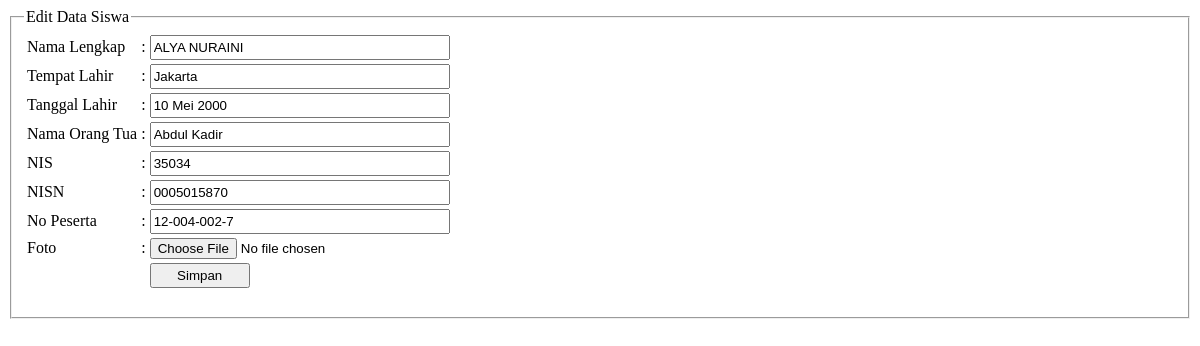
The page /admin/data_s/d_esiswa.php?nisn=0005015870 on the database its author committed.
### tables this page shows
CREATE TABLE `t_ld_siswa`  (
  `nama` varchar(60) NOT NULL,
  `t_lahir` varchar(40) NOT NULL,
  `tgl_lhr` varchar(40) NOT NULL,
  `n_ortu` varchar(40) NOT NULL,
  `nis` varchar(40) NOT NULL,
  `nisn` varchar(40) NOT NULL,
  `no_pes` varchar(40) NOT NULL,
  `jurusan` enum('A','S') NOT NULL,
  `foto` varchar(40) NOT NULL,
  PRIMARY KEY (`no_pes`) USING BTREE
);

### admin/data_s/d_esiswa.php (the view, shortened to what this page needs)
<?php
include 'conn.php';
?>
<?php
	$kd = @$_GET['nisn'];
	$sql = mysqli_query($conn, "SELECT * FROM t_ld_siswa WHERE nisn= '$kd' ");
	$data = mysqli_fetch_array($sql);
?>
<fieldset>
	<legend>Edit Data Siswa</legend>
	<link rel="stylesheet" type="text/css" href="css/tambah.css">
	<form action="" method="post" enctype="multipart/form-data">
		<table>
			<tr>
				<td>Nama Lengkap</td>
				<td>:</td>
				<td><input type="text" name="nama" value="<?= $data['nama']; ?>" /></td>
			</tr>
			<tr>
				<td>Tempat Lahir</td>
				<td>:</td>
				<td><input type="text" name="t_lahir" value="<?= $data['t_lahir']; ?>" /></td>
			</tr>
			<tr>
				<td>Tanggal Lahir</td>
				<td>:</td>
				<td><input type="text" name="tgl_lhr" value="<?= $data['tgl_lhr']; ?>" /></td>
			</tr>
			<tr>
				<td>Nama Orang Tua</td>
				<td>:</td>
				<td><input type="text" name="n_ortu" value="<?= $data['n_ortu']; ?>" /></td>
			</tr>
			<tr>
				<td>NIS</td>
				<td>:</td>
				<td><input type="text" name="nis" value="<?= $data['nis']; ?>" /></td>
			</tr>
			<tr>
				<td>NISN</td>
				<td>:</td>
				<td><input type="text" name="nisn" value="<?= $data['nisn']; ?>" /></td>
			</tr>
			<tr>
				<td>No Peserta</td>
				<td>:</td>
				<td><input type="text" name="no_pes" value="<?= $data['no_pes']; ?>" /></td>
			</tr>
			<tr>
				<td>Foto</td>
				<td>:</td>
				<td><input type="file" name="foto" /></td>
			</tr>
			<tr>
				<td></td>
				<td></td>
				<td><input style="cursor: pointer;" type="submit" name="edit" value="Simpan" /> </td>
			</tr>
		</table>
	</form>
</fieldset>

### css/tambah.css (style rules this page uses)
table tr input[type=text] { height: 25px; width: 300px; }
table tr input[type=submit] { height: 25px; width: 100px; cursor: pointer; }

### rows shown on the page
t_ld_siswa: nama "ALYA NURAINI", t_lahir "Jakarta", tgl_lhr "10 Mei 2000", n_ortu "Abdul Kadir", nis "35034", nisn "0005015870", no_pes "12-004-002-7"
